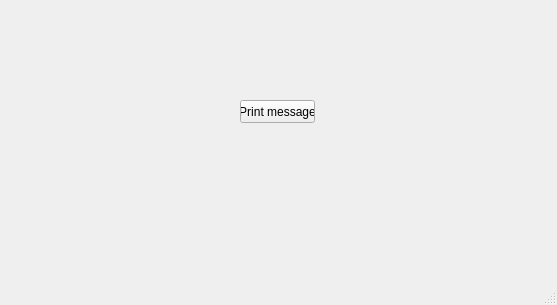
<?xml version="1.0" encoding="UTF-8"?>
<ui version="4.0">
 <class>MainWindow</class>
 <widget class="QMainWindow" name="MainWindow">
  <property name="geometry">
   <rect>
    <x>0</x>
    <y>0</y>
    <width>557</width>
    <height>305</height>
   </rect>
  </property>
  <property name="windowTitle">
   <string>MainWindow</string>
  </property>
  <widget class="QWidget" name="centralwidget">
   <widget class="QPushButton" name="pushButton">
    <property name="geometry">
     <rect>
      <x>240</x>
      <y>100</y>
      <width>75</width>
      <height>23</height>
     </rect>
    </property>
    <property name="text">
     <string>Print message</string>
    </property>
   </widget>
  </widget>
  <widget class="QMenuBar" name="menubar">
   <property name="geometry">
    <rect>
     <x>0</x>
     <y>0</y>
     <width>557</width>
     <height>21</height>
    </rect>
   </property>
  </widget>
  <widget class="QStatusBar" name="statusbar"/>
 </widget>
 <resources/>
 <connections/>
</ui>
